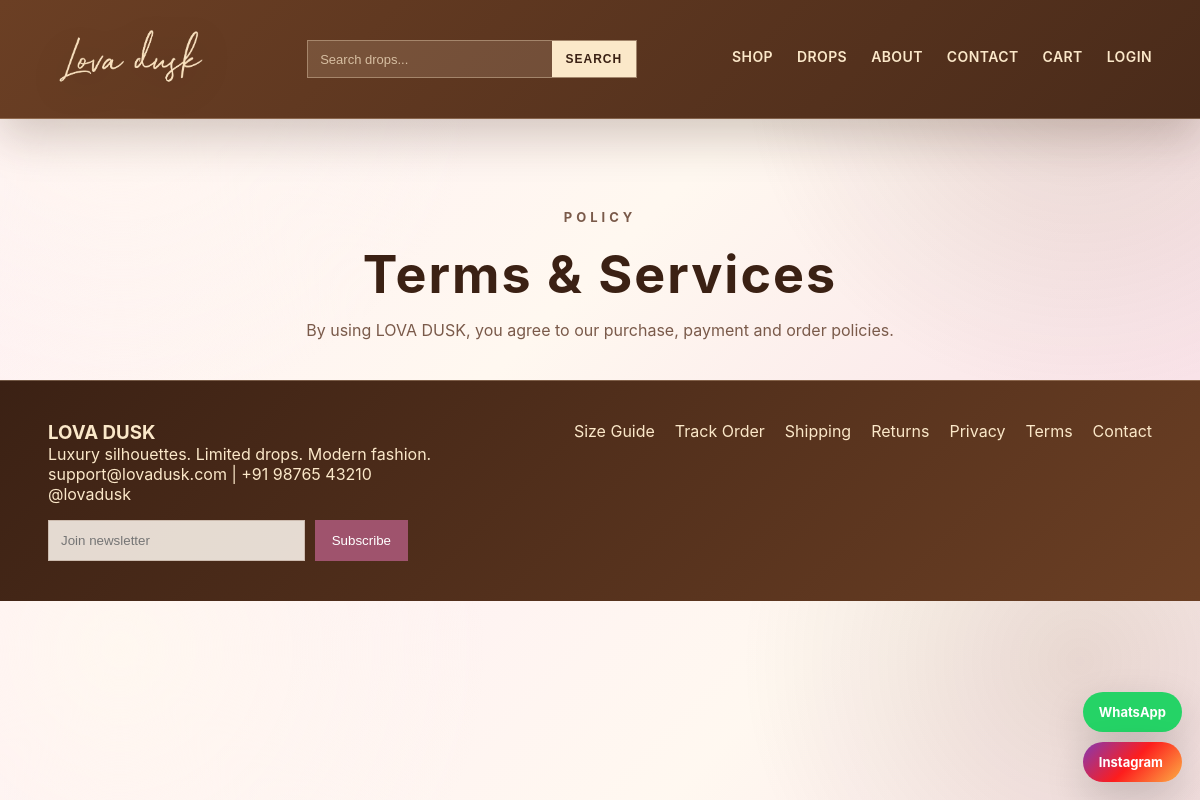
The page /terms-services.php on the database its author committed.
### tables this page shows
CREATE TABLE `settings` (
  `id` int(11) NOT NULL,
  `setting_key` varchar(120) NOT NULL,
  `setting_value` text DEFAULT NULL,
  `updated_at` timestamp NOT NULL DEFAULT current_timestamp() ON UPDATE current_timestamp()
);

### database/phase11-schema.php (called while the page is built, shortened)
<?php
function get_setting($conn, $key, $default = "") {
    $stmt = $conn->prepare("SELECT setting_value FROM settings WHERE setting_key = ? LIMIT 1");
    $stmt->bind_param("s", $key);
    $stmt->execute();
    $row = $stmt->get_result()->fetch_assoc();
    return $row ? $row["setting_value"] : $default;
}
?>

### includes/functions.php (called while the page is built, shortened)
<?php
function clean($value) {
    return htmlspecialchars(trim($value), ENT_QUOTES, "UTF-8");
}
?>

### terms-services.php (the view, shortened to what this page needs)
<?php
require_once "config/db.php";
require_once "includes/functions.php";
require_once "database/phase11-schema.php";
include "includes/header.php";
?>
<section class="page-hero">
    <p class="eyebrow">Policy</p>
    <h1>Terms & Services</h1>
    <p><?= clean(get_setting($conn, "terms_policy")); ?></p>
</section>
<?php include "includes/footer.php"; ?>

### includes/footer.php (shortened to what this page needs)
<?php
if (file_exists(__DIR__ . "/../database/phase11-schema.php")) {
    require_once __DIR__ . "/../database/phase11-schema.php";
}
$waNumber = function_exists("get_setting") ? get_setting($conn, "whatsapp_number", "919876543210") : "919876543210";
$instagramLink = function_exists("get_setting") ? get_setting($conn, "instagram_link", "#") : "#";
?>
<footer class="site-footer">
    <div>
        <h3><?= clean(function_exists("get_setting") ? get_setting($conn, "site_name", "LOVA DUSK") : "LOVA DUSK"); ?></h3>
        <p><?= clean(function_exists("get_setting") ? get_setting($conn, "footer_tagline", "Luxury silhouettes. Limited drops. Modern fashion.") : "Luxury silhouettes. Limited drops. Modern fashion."); ?></p>
        <p><?= clean(function_exists("get_setting") ? get_setting($conn, "contact_email", "") : ""); ?> | <?= clean(function_exists("get_setting") ? get_setting($conn, "contact_phone", "") : ""); ?></p>
        <p><?= clean(function_exists("get_setting") ? get_setting($conn, "instagram_handle", "@lovadusk") : "@lovadusk"); ?></p>
        <form method="POST" action="<?= BASE_URL; ?>ajax/newsletter.php" class="newsletter-form">
            <input type="email" name="email" placeholder="Join newsletter" required>
            <button type="submit">Subscribe</button>
        </form>
    </div>
    <div class="footer-links">
        <a href="<?= BASE_URL; ?>size-guide.php">Size Guide</a>
        <a href="<?= BASE_URL; ?>track-order.php">Track Order</a>
        <a href="<?= BASE_URL; ?>shipping-policy.php">Shipping</a>
        <a href="<?= BASE_URL; ?>returns-policy.php">Returns</a>
        <a href="<?= BASE_URL; ?>privacy-policy.php">Privacy</a>
        <a href="<?= BASE_URL; ?>terms-services.php">Terms</a>
        <a href="<?= BASE_URL; ?>contact.php">Contact</a>
    </div>
</footer>
<div class="floating-socials">
    <a href="https://wa.me/<?= clean($waNumber); ?>" target="_blank" class="float-btn whatsapp-btn">WhatsApp</a>
    <a href="<?= clean($instagramLink); ?>" target="_blank" class="float-btn instagram-btn">Instagram</a>
</div>
</body>
</html>

### rows shown on the page
settings: setting_value "By using LOVA DUSK, you agree to our purchase, payment and order policies."
settings: setting_value "LOVA DUSK"
settings: setting_value "Luxury silhouettes. Limited drops. Modern fashion."
settings: setting_value "support@lovadusk.com"
settings: setting_value "+91 98765 43210"
settings: setting_value "@lovadusk"
